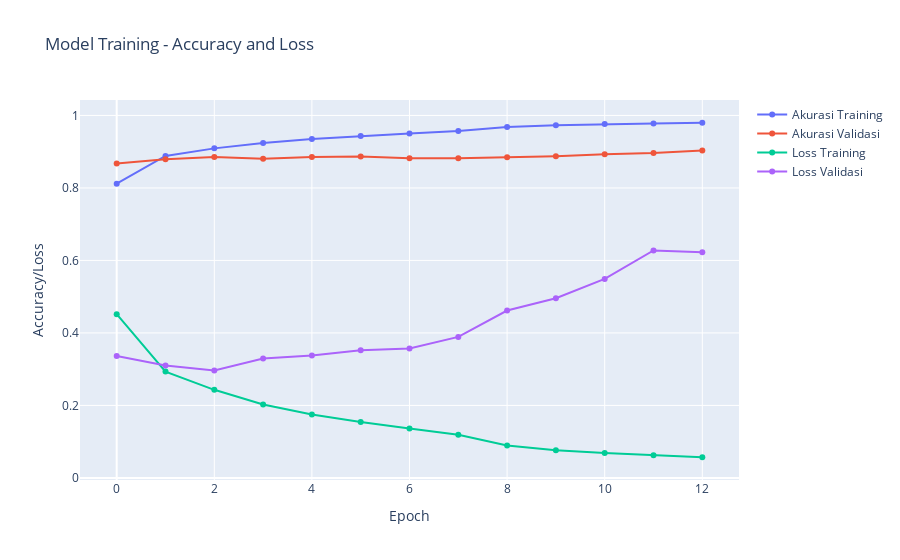

Write notebook code for a chart like this one.
### Code cell
fig = go.Figure()

fig.add_trace(
    go.Scatter(
        x = [ i for i in range(len(history['acc'])) ],
        y = history['acc'],
        name = 'Akurasi Training'
    )
)

fig.add_trace(
    go.Scatter(
        x = [ i for i in range(len(history['acc'])) ],
        y = history['val_acc'],
        name = 'Akurasi Validasi'
    )
)

fig.add_trace(
    go.Scatter(
        x = [ i for i in range(len(history['acc'])) ],
        y = history['loss'],
        name = 'Loss Training'
    )
)

fig.add_trace(
    go.Scatter(
        x = [ i for i in range(len(history['acc'])) ],
        y = history['val_loss'],
        name = 'Loss Validasi'
    )
)

fig.update_traces(mode = 'markers+lines')

fig.update_layout(
    # https://plotly.com/python/reference/layout/
    title = { 'text': 'Model Training - Accuracy and Loss' },
    # https://plotly.com/python/reference/layout/xaxis/
    xaxis = { 'title': 'Epoch' },
    # https://plotly.com/python/reference/layout/yaxis/
    yaxis = { 'title': 'Accuracy/Loss' },
    hovermode = 'x unified',
    hoverlabel = { 'namelength': -1 }
)

fig.show()

### Figure 1 — Plotly figure (JSON) as saved in the notebook; plotly's stock layout.template omitted (floating-point values rounded to 4 significant figures)
{"data": [{"mode": "markers+lines", "name": "Akurasi Training", "type": "scatter", "x": [0, 1, 2, 3, 4, 5, 6, 7, 8, 9, 10, 11, 12], "y": [0.8117, 0.8884, 0.9092, 0.9243, 0.9347, 0.9432, 0.9503, 0.9573, 0.9679, 0.9729, 0.9761, 0.9778, 0.9798]}, {"mode": "markers+lines", "name": "Akurasi Validasi", "type": "scatter", "x": [0, 1, 2, 3, 4, 5, 6, 7, 8, 9, 10, 11, 12], "y": [0.8672, 0.8791, 0.8852, 0.8808, 0.8851, 0.8869, 0.8821, 0.882, 0.8846, 0.8874, 0.8933, 0.8964, 0.9036]}, {"mode": "markers+lines", "name": "Loss Training", "type": "scatter", "x": [0, 1, 2, 3, 4, 5, 6, 7, 8, 9, 10, 11, 12], "y": [0.4518, 0.2934, 0.243, 0.2024, 0.1747, 0.1543, 0.136, 0.1192, 0.08927, 0.07638, 0.06854, 0.06272, 0.05698]}, {"mode": "markers+lines", "name": "Loss Validasi", "type": "scatter", "x": [0, 1, 2, 3, 4, 5, 6, 7, 8, 9, 10, 11, 12], "y": [0.3364, 0.3098, 0.2964, 0.3294, 0.3377, 0.3521, 0.3572, 0.389, 0.4618, 0.4956, 0.5489, 0.6275, 0.6224]}], "layout": {"hoverlabel": {"namelength": -1}, "hovermode": "x unified", "title": {"text": "Model Training - Accuracy and Loss"}, "xaxis": {"title": {"text": "Epoch"}}, "yaxis": {"title": {"text": "Accuracy/Loss"}}}}
